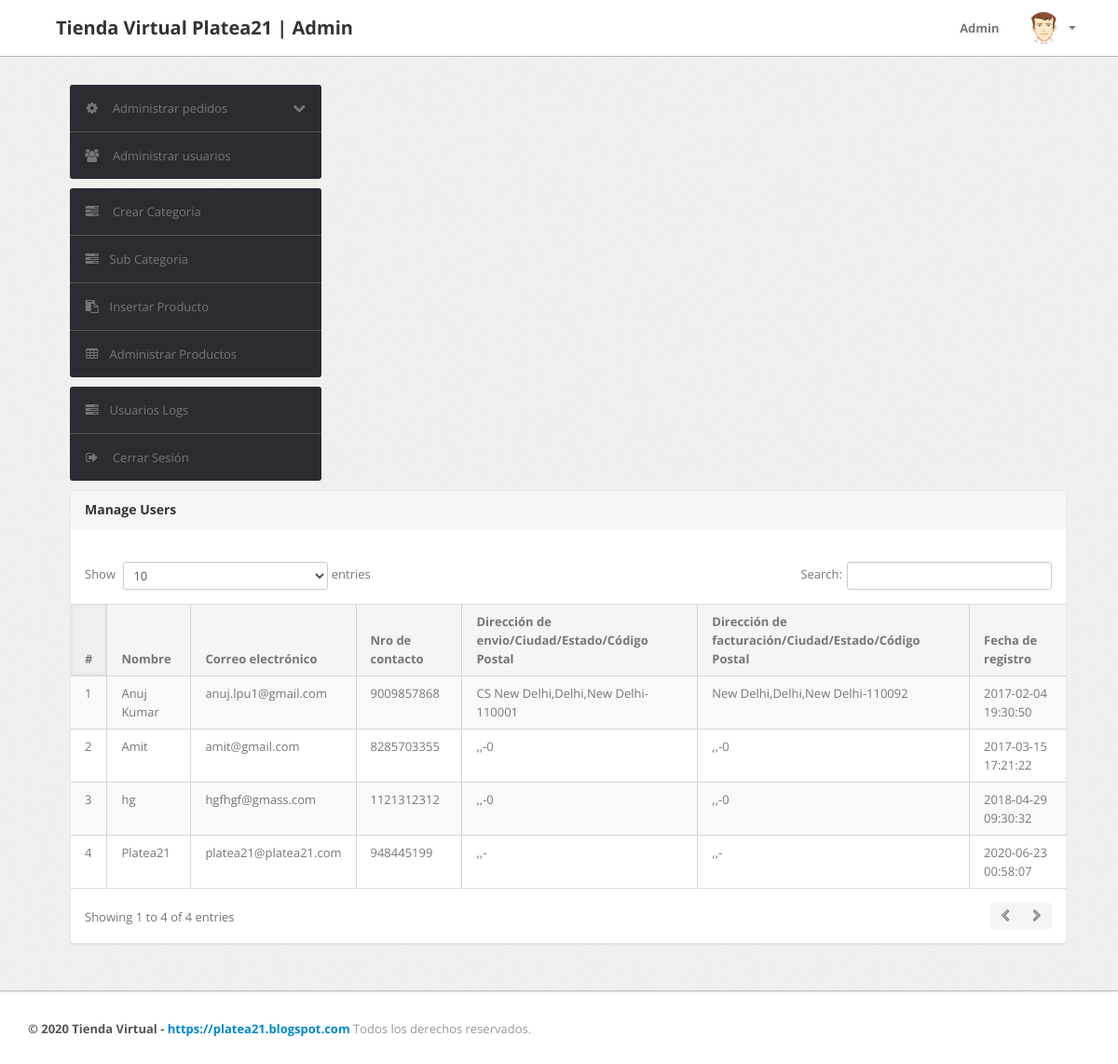
The page /admin/manage-users.php (signed in) on the database its author committed.
### tables this page shows
CREATE TABLE `users` (
  `id` int(11) NOT NULL,
  `name` varchar(255) DEFAULT NULL,
  `email` varchar(255) DEFAULT NULL,
  `contactno` bigint(11) DEFAULT NULL,
  `password` varchar(255) DEFAULT NULL,
  `shippingAddress` longtext,
  `shippingState` varchar(255) DEFAULT NULL,
  `shippingCity` varchar(255) DEFAULT NULL,
  `shippingPincode` int(11) DEFAULT NULL,
  `billingAddress` longtext,
  `billingState` varchar(255) DEFAULT NULL,
  `billingCity` varchar(255) DEFAULT NULL,
  `billingPincode` int(11) DEFAULT NULL,
  `regDate` timestamp NOT NULL DEFAULT CURRENT_TIMESTAMP,
  `updationDate` varchar(255) DEFAULT NULL
);

### admin/manage-users.php (the view, shortened to what this page needs)
<?php
include('include/config.php');
if(strlen($_SESSION['alogin'])==0)
	{
header('location:index.php');
}
else{
?>
<!DOCTYPE html>
<html lang="es">
<head>
	<link type="text/css" href="bootstrap/css/bootstrap.min.css" rel="stylesheet">
	<link type="text/css" href="bootstrap/css/bootstrap-responsive.min.css" rel="stylesheet">
	<link type="text/css" href="css/theme.css" rel="stylesheet">
	<link type="text/css" href="images/icons/css/font-awesome.css" rel="stylesheet">
</head>
<body>
<?php include('include/header.php');?>
	<div class="wrapper">
		<div class="container">
			<div class="row">
<?php include('include/sidebar.php');?>
			<div class="span11">
					<div class="content">
	<div class="module">
							<div class="module-head">
								<h3>Manage Users</h3>
							</div>
							<div class="module-body table">
									<br />
								<table cellpadding="0" cellspacing="0" border="0" class="datatable-1 table table-bordered table-striped	 display" width="100%">
									<thead>
										<tr>
											<th>#</th>
											<th> Nombre</th>
											<th>Correo electrónico </th>
											<th>Nro de contacto</th>
											<th>Dirección de envio/Ciudad/Estado/Código Postal </th>
											<th>Dirección de facturación/Ciudad/Estado/Código Postal </th>
											<th>Fecha de registro</th>
										</tr>
									</thead>
									<tbody>
<?php $query=mysqli_query($con,"select * from users");
$cnt=1;
while($row=mysqli_fetch_array($query))
{
?>
										<tr>
											<td><?php echo htmlentities($cnt);?></td>
											<td><?php echo htmlentities($row['name']);?></td>
											<td><?php echo htmlentities($row['email']);?></td>
											<td> <?php echo htmlentities($row['contactno']);?></td>
											<td><?php echo htmlentities($row['shippingAddress'].",".$row['shippingCity'].",".$row['shippingState']."-".$row['shippingPincode']);?></td>
											<td><?php echo htmlentities($row['billingAddress'].",".$row['billingCity'].",".$row['billingState']."-".$row['billingPincode']);?></td>
											<td><?php echo htmlentities($row['regDate']);?></td>
										<?php $cnt=$cnt+1; } ?>
								</table>
							</div>
						</div>
					</div>
				</div>
			</div>
		</div>
	</div>
<?php include('include/footer.php');?>
</body>
<?php } ?>

### admin/css/theme.css (style rules this page uses)
body { font-size: 13px; font-family: 'Open Sans', Arial, sans-serif; background: #fff; color: #777 }
h1, h2, h3, h4, h5, h6 { color: #333; margin-top: 0 }
h3 { font-size: 20px }
.wrapper { background: url(../images/bg.png) #eee; border-bottom: 1px solid #bbb; -webkit-box-shadow: 0 1px 2px rgba(0,0,0,0.1); -moz-box-shadow: 0 1px 2px rgba(0,0,0,0.1); box-shadow: 0 1px 2px rgba(0,0,0,0.1); padding: 30px 0 }
.module { background: #fff; -webkit-border-radius: 3px; -moz-border-radius: 3px; border-radius: 3px; border: 1px solid #ccc; border-bottom-color: #bbb; -webkit-box-shadow: 0 0 1px rgba(0,0,0,0.2); -moz-box-shadow: 0 0 1px rgba(0,0,0,0.2); box-shadow: 0 0 1px rgba(0,0,0,0.2); margin-bottom: 30px }
.table { margin-bottom: 0 }
.table th, .table td { border-color: #d5d5d5!important }
.table-bordered thead:first-child tr:first-child>th:first-child, .table-bordered tbody:first-child tr:first-child>td:first-child { -webkit-border-top-left-radius: 2px; -moz-border-radius-topleft: 2px; border-top-left-radius: 2px }
.table-bordered thead:first-child tr:first-child>th:last-child, .table-bordered tbody:first-child tr:first-child>td:last-child { -webkit-border-top-right-radius: 2px; -moz-border-radius-topright: 2px; border-top-right-radius: 2px }
.table-bordered thead:last-child tr:last-child>th:first-child, .table-bordered tbody:last-child tr:last-child>td:first-child, .table-bordered tfoot:last-child tr:last-child>td:first-child { -webkit-border-bottom-left-radius: 2px; -moz-border-radius-bottomleft: 2px; border-bottom-left-radius: 2px }
.table-bordered thead:last-child tr:last-child>th:last-child, .table-bordered tbody:last-child tr:last-child>td:last-child, .table-bordered tfoot:last-child tr:last-child>td:last-child { -webkit-border-bottom-right-radius: 2px; -moz-border-radius-bottomright: 2px; border-bottom-right-radius: 2px }
.module { box-shadow: 0 0 3px rgba(0,0,0,.1); border-color: #e9e9e9; margin-bottom: 20px; background-color: #fff; border-radius: 4px; -webkit-box-shadow: 0 1px 1px rgba(0,0,0,.05); box-shadow: 0 1px 1px rgba(0,0,0,.05); }
.module-head { color: #767676; background-color: #f6f6f6; border-color: #e9e9e9; padding: 10px 15px; border-bottom: 1px solid transparent; border-top-right-radius: 3px; border-top-left-radius: 3px; }
.module-head h3 { font-size: 14px; line-height: 20px; height: 20px; margin: 0 }
.module-body { padding: 15px }
.module-body.table { padding: 15px 0 }
.module-body.table .table th, .module-body.table .table td { padding-left: 15px; padding-right: 15px }
.dataTables_wrapper table th { background: #f5f5f5; cursor: pointer }
.dataTables_wrapper table th.sorting_asc, .dataTables_wrapper table th.sorting_desc { background: #f0f0f0; -webkit-box-shadow: 0 0 5px rgba(0,0,0,0.1) inset; -moz-box-shadow: 0 0 5px rgba(0,0,0,0.1) inset; box-shadow: 0 0 5px rgba(0,0,0,0.1) inset }
.dataTables_wrapper .table-bordered { -webkit-border-radius: 0; -moz-border-radius: 0; border-radius: 0; border-left: 0; border-right: 0 }
.dataTables_wrapper .table-bordered thead tr>th:first-child, .dataTables_wrapper .table-bordered tbody tr>td:first-child, .dataTables_wrapper .table-bordered tfoot tr>td:first-child, .dataTables_wrapper .table-bordered tfoot tr>th:first-child { border-left: 0 }
.dataTables_wrapper .table-bordered thead:first-child tr:first-child>th:first-child, .dataTables_wrapper .table-bordered tbody:first-child tr:first-child>td:first-child { -webkit-border-top-left-radius: 0; -moz-border-radius-topleft: 0; border-top-left-radius: 0 }
.dataTables_wrapper .table-bordered thead:first-child tr:first-child>th:last-child, .dataTables_wrapper .table-bordered tbody:first-child tr:first-child>td:last-child { -webkit-border-top-right-radius: 0; -moz-border-radius-topright: 0; border-top-right-radius: 0 }
.dataTables_wrapper .table-bordered thead:last-child tr:last-child>th:first-child, .dataTables_wrapper .table-bordered tbody:last-child tr:last-child>td:first-child, .dataTables_wrapper .table-bordered tfoot:last-child tr:last-child>td:first-child { -webkit-border-bottom-left-radius: 0; -moz-border-radius-bottomleft: 0; border-bottom-left-radius: 0 }
.dataTables_wrapper .table-bordered thead:last-child tr:last-child>th:last-child, .dataTables_wrapper .table-bordered tbody:last-child tr:last-child>td:last-child, .dataTables_wrapper .table-bordered tfoot:last-child tr:last-child>td:last-child { -webkit-border-bottom-right-radius: 0; -moz-border-radius-bottomright: 0; border-bottom-right-radius: 0 }

### rows shown on the page
users: name "Anuj Kumar", email "anuj.lpu1@gmail.com", contactno "9009857868", shippingAddress+shippingCity+shippingState "CS New Delhi,Delhi,New Delhi-110001", billingAddress+billingCity+billingState "New Delhi,Delhi,New Delhi-110092", regDate "2017-02-04 19:30:50"
users: name "Amit", email "amit@gmail.com", contactno "8285703355", shippingAddress+shippingCity+shippingState ",,-0", billingAddress+billingCity+billingState ",,-0", regDate "2017-03-15 17:21:22"
users: name "hg", email "hgfhgf@gmass.com", contactno "1121312312", shippingAddress+shippingCity+shippingState ",,-0", billingAddress+billingCity+billingState ",,-0", regDate "2018-04-29 09:30:32"
users: name "Platea21", email "platea21@platea21.com", contactno "948445199", shippingAddress+shippingCity+shippingState ",,-", billingAddress+billingCity+billingState ",,-", regDate "2020-06-23 00:58:07"
